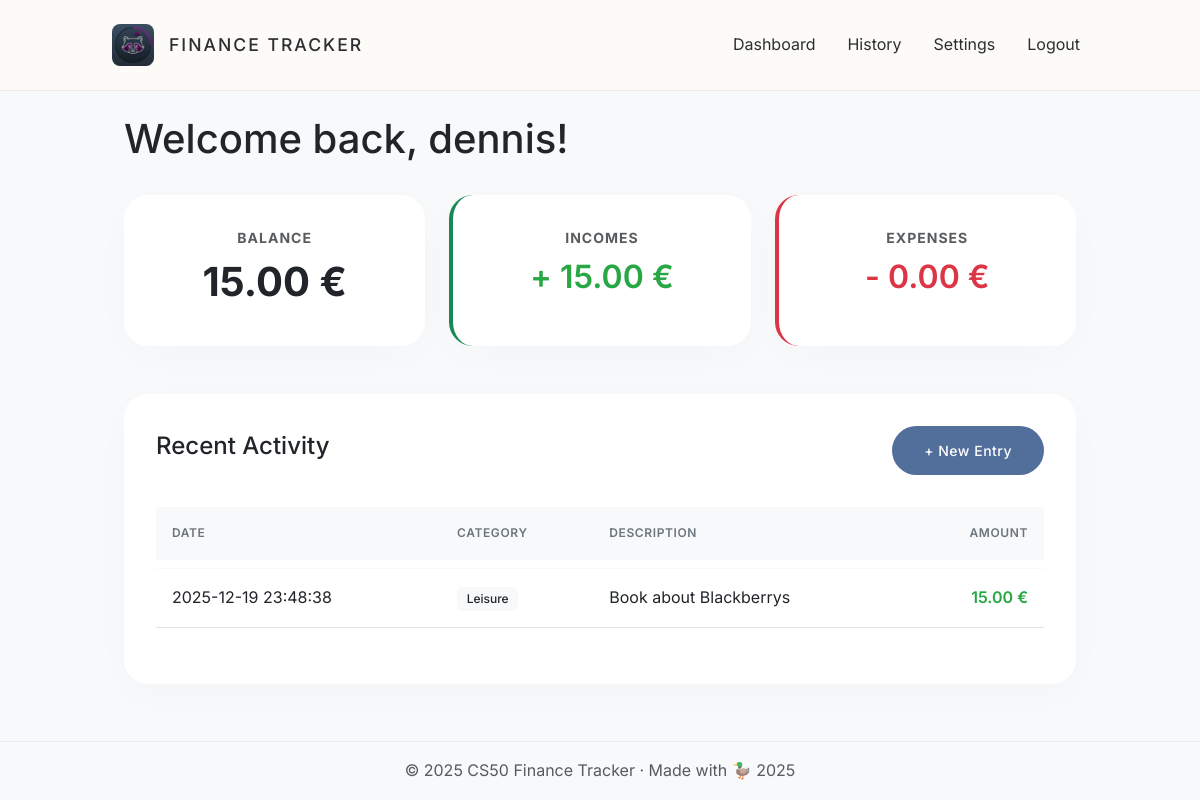
Before: / (signed in) with the older database file.
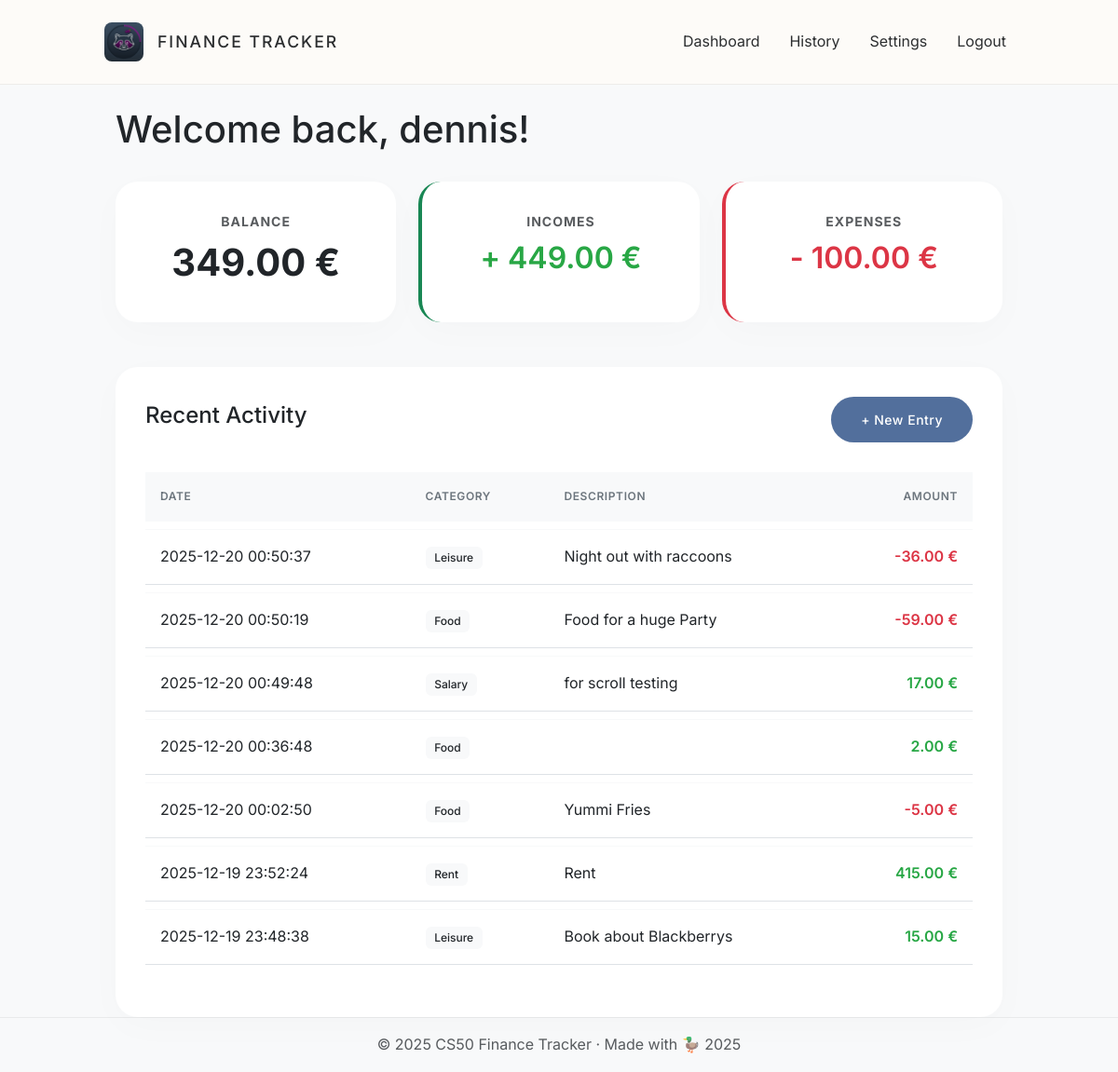
After: the same page with the newer database file.
### tables this page shows
CREATE TABLE transactions (
    id INTEGER PRIMARY KEY AUTOINCREMENT,
    user_id INTEGER NOT NULL,
    amount REAL NOT NULL,
    category TEXT NOT NULL,
    description TEXT,
    date DATETIME DEFAULT CURRENT_TIMESTAMP,
    FOREIGN KEY (user_id) REFERENCES users (id)
);

### app.py (the view)
@app.route("/")
def index():
    if "user_id" not in session:
        return redirect("/login")
    db = get_db()
    cur = db.cursor()
    cur.execute("SELECT * FROM transactions WHERE user_id = ? ORDER BY date DESC", (session["user_id"],))
    transactions = cur.fetchall()
    total_incomes = 0
    total_expenses = 0
    for row in transactions:
        if row["amount"] > 0:
            total_incomes += row["amount"]
        else:
            total_expenses += abs(row["amount"])
    balance = total_incomes - total_expenses
    db.close()
    return render_template("index.html", transactions=transactions,balance=balance, total_incomes=total_incomes, total_expenses=total_expenses)

### app.py (called while the page is built)
def get_db():
    db = sqlite3.connect("finance.db")
    db.row_factory = sqlite3.Row
    return db

### templates/index.html (shortened to what this page needs)
{% extends "layout.html" %}
{% block main %}
<div class="container">
    <div class="row mb-4">
        <div class="col-12">
            <h1 class="brand-text text-dark">Welcome back, {{ session.first_name }}!
            </h1>
        </div>
    </div>
    <div class="row g-4 mb-5">
        <div class="col-md-4">
            <div class="card h-100 text-center">
                <small class="text-muted text-uppercase fw-bold" style="letter-spacing: 1px;">Balance</small>
                <h2 class="display-6 fw-bold mt-2">{{ "%.2f"|format(balance) }} €</h2>
            </div>
        </div>
        <div class="col-md-4">
            <div class="card h-100 text-center border-start border-success border-4">
                <small class="text-muted text-uppercase fw-bold" style="letter-spacing: 1px;">Incomes</small>
                <h2 class="text-success mt-2">+ {{ "%.2f"|format(total_incomes) }} €</h2>
            </div>
        </div>
        <div class="col-md-4">
            <div class="card h-100 text-center border-start border-danger border-4">
                <small class="text-muted text-uppercase fw-bold" style="letter-spacing: 1px;">Expenses</small>
                <h2 class="text-danger mt-2">- {{ "%.2f"|format(total_expenses) }} €</h2>
            </div>
        </div>
    </div>
    <div class="card">
        <div class="d-flex justify-content-between align-items-center mb-4">
            <h4 class="brand-text">Recent Activity</h4>
            <a href="/add" class="btn btn-primary btn-sm">+ New Entry</a>
        </div>
        <table class="table table-hover">
            <thead class="table-light">
                <tr>
                    <th>Date</th>
                    <th>Category</th>
                    <th>Description</th>
                    <th class="text-end">Amount</th>
                </tr>
            </thead>
            <tbody>
                {% for row in transactions %}
                <tr>
                    <td>{{ row.date }}</td>
                    <td><span class="badge bg-light text-dark">{{ row.category }}</span></td>
                    <td>{{ row.description }}</td>
                    <td class="text-end {{ 'text-danger' if row.amount < 0 else 'text-success' }}">
                        {{ "%.2f"|format(row.amount) }} €
                    </td>
                </tr>
                {% else %}
                <tr>
                    <td colspan="4" class="text-center text-muted">No transactions found. Start by adding one!</td>
                </tr>
                {% endfor %}
            </tbody>
        </table>
    </div>
</div>
{% endblock %}

Changed rows visible on the page:
added transactions: date "2025-12-20 00:50:37", category "Leisure", description "Night out with raccoons", amount "-36.00"
added transactions: date "2025-12-20 00:50:19", category "Food", description "Food for a huge Party", amount "-59.00"
added transactions: date "2025-12-20 00:49:48", category "Salary", description "for scroll testing", amount "17.00"
added transactions: date "2025-12-20 00:36:48", category "Food", amount "2.00"
added transactions: date "2025-12-20 00:02:50", category "Food", description "Yummi Fries", amount "-5.00"
added transactions: date "2025-12-19 23:52:24", category "Rent", description "Rent", amount "415.00"
Other visible differences:
{{ "%.2f"|format(balance) }}: "15.00" → "349.00"
{{ "%.2f"|format(total_incomes) }}: "15.00" → "449.00"
{{ "%.2f"|format(total_expenses) }}: "0.00" → "100.00"
